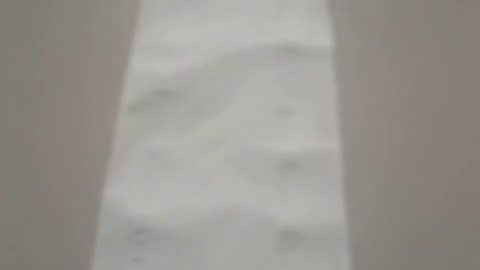
#> input picture frame 22 of LaneDetection/vid1.mp4, 480 x 270 px
$ python main.py
#> lines starting #> are read from the running program, lines starting #| are printed output that depends on the picture; after the words box and inside, x2 and y2 are one past the last pixel; in counts of white or black regions, pixels touching at a corner belong together
### LaneDetection/utils.py
import numpy as np
import cv2


def thresholding(img, lowerWhite=np.array([0, 0, 0]), upperWhite=np.array([255, 255, 255])):
    imgHsv = cv2.cvtColor(img, cv2.COLOR_BGR2HSV)
    # lower = np.array([30, 0, 110])
    # upper = np.array([255, 255, 255])
    maskWhite = cv2.inRange(imgHsv, lowerWhite, upperWhite)
    return maskWhite


def warpImg(img, points, w, h, inv = False):
    pts1 = np.float32(points)
    pts2 = np.float32([[0, 0], [w, 0], [0, h], [w, h]])
    if inv:
        matrix = cv2.getPerspectiveTransform(pts2, pts1)
    else:
        matrix = cv2.getPerspectiveTransform(pts1, pts2)
    imgWarp = cv2.warpPerspective(img, matrix, dsize=(w, h))
    # print(f'{pts1}******{pts2}*****{matrix}')
    return imgWarp


def empty(b):
    pass


def initializeTrackBars(initialTrackVals, refreshCB, wT=480, hT=270):
    cv2.namedWindow("TrackBars")
    cv2.resizeWindow("TrackBars", 360, 480)
    cv2.createTrackbar("Hue Min", "TrackBars", 8, 179, refreshCB)
    cv2.createTrackbar("Sat Min", "TrackBars", 0, 255, refreshCB)
    cv2.createTrackbar("Val Min", "TrackBars", 167, 255, refreshCB)

    cv2.createTrackbar("Hue Max", "TrackBars", 138, 179, refreshCB)
    cv2.createTrackbar("Sat Max", "TrackBars", 40, 255, refreshCB)
    cv2.createTrackbar("Val Max", "TrackBars", 210, 255, refreshCB)

    cv2.createTrackbar("Width Top", "TrackBars", initialTrackVals[0], wT, refreshCB)
    cv2.createTrackbar("Height Top", "TrackBars", initialTrackVals[1], hT, refreshCB)
    cv2.createTrackbar("Width Bottom", "TrackBars", initialTrackVals[2], wT, refreshCB)
    cv2.createTrackbar("Height Bottom", "TrackBars", initialTrackVals[3], hT, refreshCB)


def valTrackBars(wT=480, hT=270):
    widthTop = cv2.getTrackbarPos("Width Top", "TrackBars")
    heightTop = cv2.getTrackbarPos("Height Top", "TrackBars")
    widthBottom = cv2.getTrackbarPos("Width Bottom", "TrackBars")
    heightBottom = cv2.getTrackbarPos("Height Bottom", "TrackBars")

    points = np.float32([((wT - widthTop) // 2, heightTop), ((wT + widthTop) // 2, heightTop),
                         ((wT - widthBottom) // 2, hT - heightBottom), ((wT + widthBottom) // 2, hT - heightBottom)])
    return points


def drawPoints(img, points):
    for i in range(4):
        cv2.circle(img, (int(points[i][0]), int(points[i][1])), 10, (0, 0, 255), cv2.FILLED)
    return img


def histogram(img, minPer=0.1, display=False, region=1):
    if region == 1:
        histVal = np.sum(img, axis=0)
    else:
        histVal = np.sum(img[img.shape[0] // region:, :], axis=0)
    # print(histVal)
    maxValue = np.max(histVal)
    minVaue = minPer * maxValue

    indexArray = np.where(histVal > minVaue)
    basePoint = int(np.average(indexArray))
    print(basePoint)

    if display:
        imgHist = np.zeros((img.shape[0], img.shape[1], 3), np.uint8)
        for x, intensity in enumerate(histVal):
            cv2.line(imgHist, (x, img.shape[0]), (x, img.shape[0] - intensity // 255 // region), (255, 0, 255), 1)
        cv2.circle(imgHist, (basePoint, img.shape[0]), 15, (255, 255, 0), cv2.FILLED)
        return basePoint, imgHist
    return basePoint

### LaneDetection/main.py
import cv2
import utils
import numpy as np

img2 = None

curveList = []
averageLen = 10


def print_hi(name):
    # Use a breakpoint in the code line below to debug your script.
    print(f'Hi, {name}')  # Press Ctrl+F8 to toggle the breakpoint.


def getLaneCurve(img):
    h_min = cv2.getTrackbarPos("Hue Min", "TrackBars")
    h_max = cv2.getTrackbarPos("Hue Max", "TrackBars")
    s_min = cv2.getTrackbarPos("Sat Min", "TrackBars")
    s_max = cv2.getTrackbarPos("Sat Max", "TrackBars")
    v_min = cv2.getTrackbarPos("Val Min", "TrackBars")
    v_max = cv2.getTrackbarPos("Val Max", "TrackBars")
    imgThres = utils.thresholding(img, np.array([h_min, s_min, v_min]), np.array([h_max, s_max, v_max]))

    # imgResult = img.copy()

    hT, wT, c = img.shape

    points = utils.valTrackBars()
    img = utils.drawPoints(img.copy(), points)

    # h1, w1, c1 = imgWarp.shape
    # h2, w2, c2 = imgThres.shape
    # imgThres = cv2.cvtColor(imgThres, cv2.COLOR_GRAY2BGR);
    imgWarp = utils.warpImg(imgThres, points, wT, hT)

    middlePoint, imgHist = utils.histogram(imgWarp, display=True, minPer=0.5, region=4)
    averagePoint, imgHist = utils.histogram(imgWarp, display=True, minPer=0.9)
    print(averagePoint - middlePoint)
    curveRaw = averagePoint - middlePoint

    # de-noise curve value
    curveList.append(curveRaw)
    if len(curveList) > averageLen:
        curveList.pop(0)

    curve = int(sum(curveList) / len(curveList))

    imgInvWarp = utils.warpImg(imgWarp, points, wT, hT, inv=True)
    imgInvWarp = cv2.cvtColor(imgInvWarp, cv2.COLOR_GRAY2BGR)
    imgInvWarp[0:hT // 3, 0:wT] = 0, 0, 0

    imgLaneColor = np.zeros_like(img)
    imgLaneColor[:] = 0, 255, 0

    imgLaneColor = cv2.bitwise_and(imgInvWarp, imgLaneColor)
    imgResult = cv2.addWeighted(img, 1, imgLaneColor, 1, 0)

    midY = 100
    cv2.putText(imgResult, str(curve), (wT // 2 - 80, 85), cv2.FONT_HERSHEY_COMPLEX, 2, (0, 0, 255))

    # cv2.imshow('Result', imgResult)
    #
    #
    # cv2.imshow('Histogram', imgHist)

    # cv2.imshow('Thres', imgThres)
    cv2.imshow('Warp', imgWarp)
    cv2.imshow('Result', imgResult)
    # [5 lines of commented-out code are left out]
    return None


def empty(b):
    getLaneCurve(img2)


# Press the green button in the gutter to run the script.
if __name__ == '__main__':
    cap = cv2.VideoCapture('vid1.mp4')
    initialTrackBarVals = [280, 114, 350, 0]
    utils.initializeTrackBars(initialTrackBarVals, empty)

    while True:
        success, img2 = cap.read()
#> img2 is the input picture: shape (270, 480, 3); mean B, G, R 144, 149.1, 153
        if not success:
            pass
        getLaneCurve(img2)
#> in thresholding, `imgHsv = cv2.cvtColor(img, cv2.COLOR_BGR2HSV)`: imgHsv: shape (270, 480, 3); mean H, S, V 19.3, 15.9, 153
#> in thresholding, `maskWhite = cv2.inRange(imgHsv, lowerWhite, upperWhite)`:
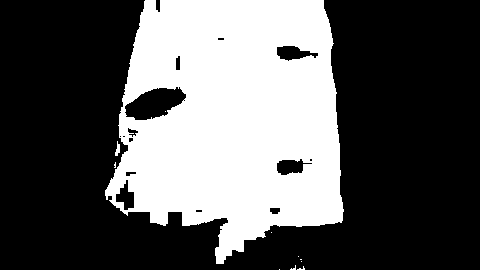
#> maskWhite: shape (270, 480); 35.2% white; 11 white regions (9 under 20 px), largest, box (x1, y1, x2, y2) and area: (105, 0, 344, 264) 45474, (115, 141, 120, 156) 44
#> in warpImg, `matrix = cv2.getPerspectiveTransform(pts1, pts2)`: matrix = [[2.1, 0.471, -263.4], [-6.85e-17, 2.65, -301.8], [0, 0.00196, 1]]
#> in warpImg, `imgWarp = cv2.warpPerspective(img, matrix, dsize=(w, h))`:
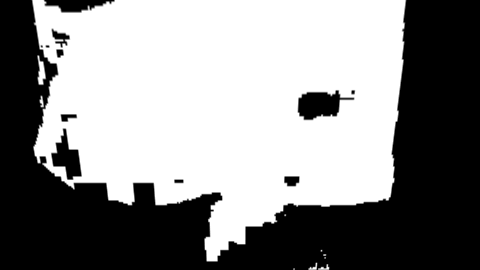
#> imgWarp: shape (270, 480); min 0, max 255, mean 138.2
#> in histogram, `histVal = np.sum(img[img.shape[0] // region:, :], axis=0)`: histVal = 480 values, max 47159 at index 216, min 0 at index 0, mean 24700.9
#> in histogram, `maxValue = np.max(histVal)`: maxValue = 47159
#> in histogram, `minVaue = minPer * maxValue`: minVaue = 23579.5
#> in histogram, `basePoint = int(np.average(indexArray))`: basePoint = 235
#| 235
#> the loop in histogram, `for x, intensity in enumerate(histVal):` made 480 passes
#> intensity on passes 1 to 3: 0, 0, 0
#> in histogram, `cv2.circle(imgHist, (basePoint, img.shape[0]), 15, (255, 255, 0), cv2...`:
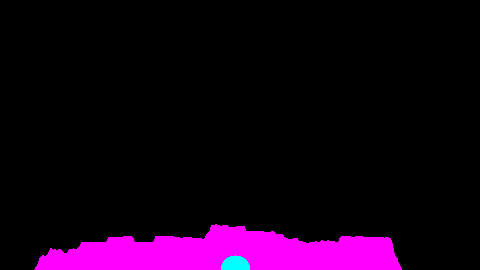
#> imgHist: shape (270, 480, 3); mean of channels 0, 1, 2 22.5, 0.7, 21.8; drawn as B, G, R
#> call 2 of histogram, with minPer = 0.9, display = True, region = 1
#> in histogram (call 2), `histVal = np.sum(img, axis=0)`: histVal = 480 values, max 64244 at index 216, min 0 at index 0, mean 37303.9
#> in histogram (call 2), `maxValue = np.max(histVal)`: maxValue = 64244
#> in histogram (call 2), `minVaue = minPer * maxValue`: minVaue = 57819.6
#> in histogram (call 2), `basePoint = int(np.average(indexArray))`: basePoint = 227
#| 227
#> the loop in histogram (call 2), `for x, intensity in enumerate(histVal):` made 480 passes
#> in histogram (call 2), `cv2.circle(imgHist, (basePoint, img.shape[0]), 15, (255, 255, 0), cv2...`:
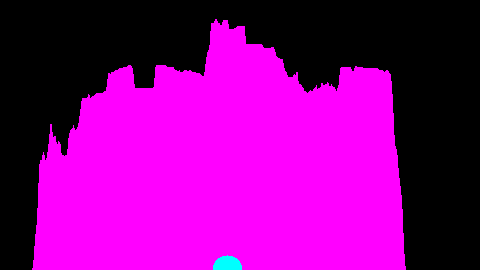
#> imgHist: shape (270, 480, 3); mean of channels 0, 1, 2 137.8, 0.7, 137.2; drawn as B, G, R
#| -8
#> in getLaneCurve, `curveRaw = averagePoint - middlePoint`: curveRaw = -8
#> call 2 of warpImg, with points = array of shape (4, 2), w = 480, h = 270, inv = True
#> in warpImg (call 2), `matrix = cv2.getPerspectiveTransform(pts2, pts1)`: matrix = [[0.583, -0.178, 100], [0, 0.378, 114], [0, -0.000741, 1]]
#> in warpImg (call 2), `imgWarp = cv2.warpPerspective(img, matrix, dsize=(w, h))`:
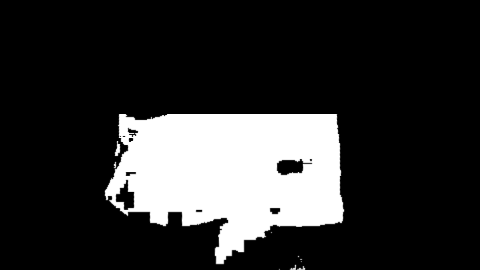
#> imgWarp: shape (270, 480); min 0, max 255, mean 47.9
#> in getLaneCurve, `imgLaneColor = cv2.bitwise_and(imgInvWarp, imgLaneColor)`:
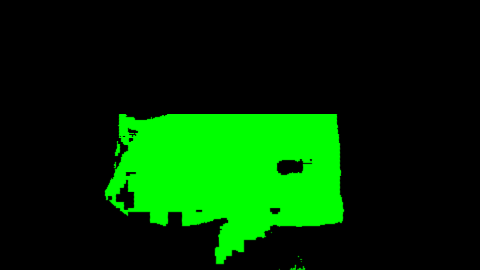
#> imgLaneColor: shape (270, 480, 3); mean B, G, R 0, 47.9, 0
#> in getLaneCurve, `cv2.putText(imgResult, str(curve), (wT // 2 - 80, 85), cv2.FONT_HERSHE..`:
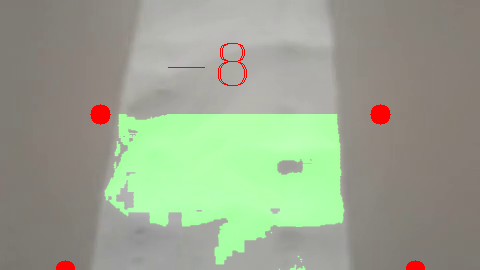
#> imgResult: shape (270, 480, 3); mean of channels 0, 1, 2 142.8, 163.2, 153.9; drawn as B, G, R
        if -1 != cv2.waitKey(0):
#> (key Esc is pressed here)
            pass

$ run again, starting later in the video
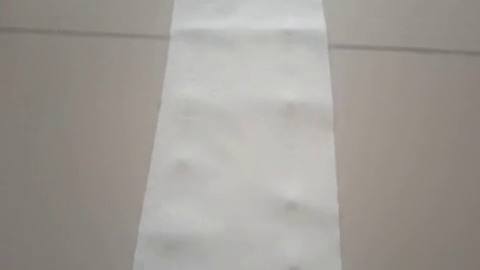
#> input picture frame 101 of LaneDetection/vid1.mp4, 480 x 270 px
#> img2 is the input picture: shape (270, 480, 3); mean B, G, R 150.7, 155.6, 160.2
#> imgHsv: shape (270, 480, 3); mean H, S, V 20.1, 16.4, 160.3
#> in thresholding, `maskWhite = cv2.inRange(imgHsv, lowerWhite, upperWhite)`:
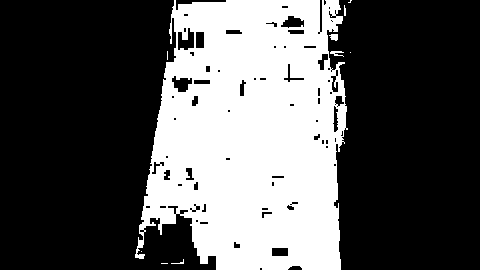
#> maskWhite: shape (270, 480); 34.2% white; 10 white regions (6 under 20 px), largest, box (x1, y1, x2, y2) and area: (135, 0, 348, 270) 44159, (329, 34, 338, 41) 47, (330, 51, 344, 57) 44, (171, 259, 184, 264) 20
#> in warpImg, `matrix = cv2.getPerspectiveTransform(pts1, pts2)`: matrix = [[2.1, 0.471, -263.4], [-6.85e-17, 2.65, -301.8], [0, 0.00196, 1]]
#> in histogram, `histVal = np.sum(img[img.shape[0] // region:, :], axis=0)`: histVal = 480 values, max 51693 at index 208, min 0 at index 0, mean 27432.6
#> maxValue = 51693
#> minVaue = 25846.5
#> basePoint = 242
#| 242
#| 279
#> averagePoint = 279
#| 37
#> curveRaw = 37
#> in getLaneCurve, `cv2.putText(imgResult, str(curve), (wT // 2 - 80, 85), cv2.FONT_HERSHE..`:
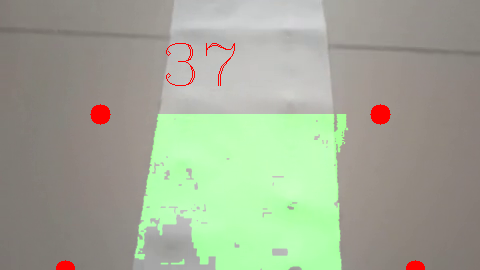
#> imgResult: shape (270, 480, 3); mean of channels 0, 1, 2 149.4, 169.1, 161.1; drawn as B, G, R

$ run again, starting later in the video
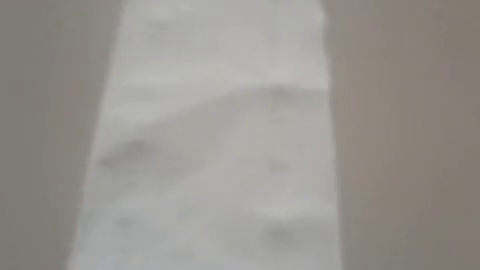
#> input picture frame 180 of LaneDetection/vid1.mp4, 480 x 270 px
#> img2 is the input picture: shape (270, 480, 3); mean B, G, R 143.7, 148.6, 152.4
#> imgHsv: shape (270, 480, 3); mean H, S, V 22.2, 16, 152.5
#> in thresholding, `maskWhite = cv2.inRange(imgHsv, lowerWhite, upperWhite)`:
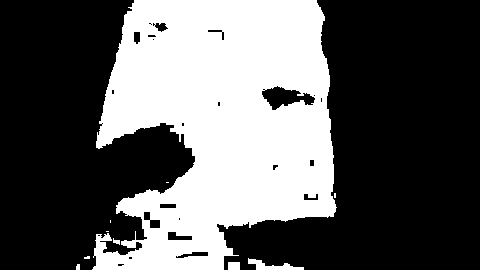
#> maskWhite: shape (270, 480); 36.5% white; 10 white regions (5 under 20 px), largest, box (x1, y1, x2, y2) and area: (92, 0, 337, 270) 46824, (248, 258, 304, 270) 286, (228, 262, 240, 270) 96, (113, 238, 120, 245) 28, (76, 264, 80, 270) 22
#> in warpImg, `matrix = cv2.getPerspectiveTransform(pts1, pts2)`: matrix = [[2.1, 0.471, -263.4], [-6.85e-17, 2.65, -301.8], [0, 0.00196, 1]]
#> in histogram, `histVal = np.sum(img[img.shape[0] // region:, :], axis=0)`: histVal = 480 values, max 51693 at index 196, min 0 at index 0, mean 23730.4
#> maxValue = 51693
#> minVaue = 25846.5
#> basePoint = 242
#| 242
#> the loop in histogram, `for x, intensity in enumerate(histVal):` made 480 passes
#> intensity on passes 1 to 3: 0, 0, 0
#| 191
#> the loop in histogram (call 2), `for x, intensity in enumerate(histVal):` made 480 passes
#> intensity on passes 1 to 3: 367, 1863, 4335
#> averagePoint = 191
#| -51
#> curveRaw = -51
#> in getLaneCurve, `cv2.putText(imgResult, str(curve), (wT // 2 - 80, 85), cv2.FONT_HERSHE..`:
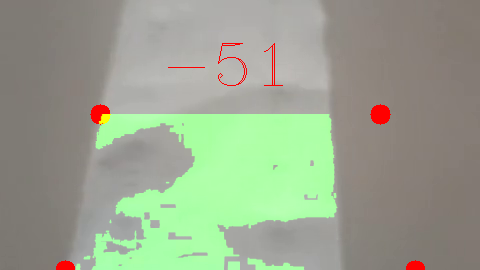
#> imgResult: shape (270, 480, 3); mean of channels 0, 1, 2 142.3, 163.4, 153.4; drawn as B, G, R
